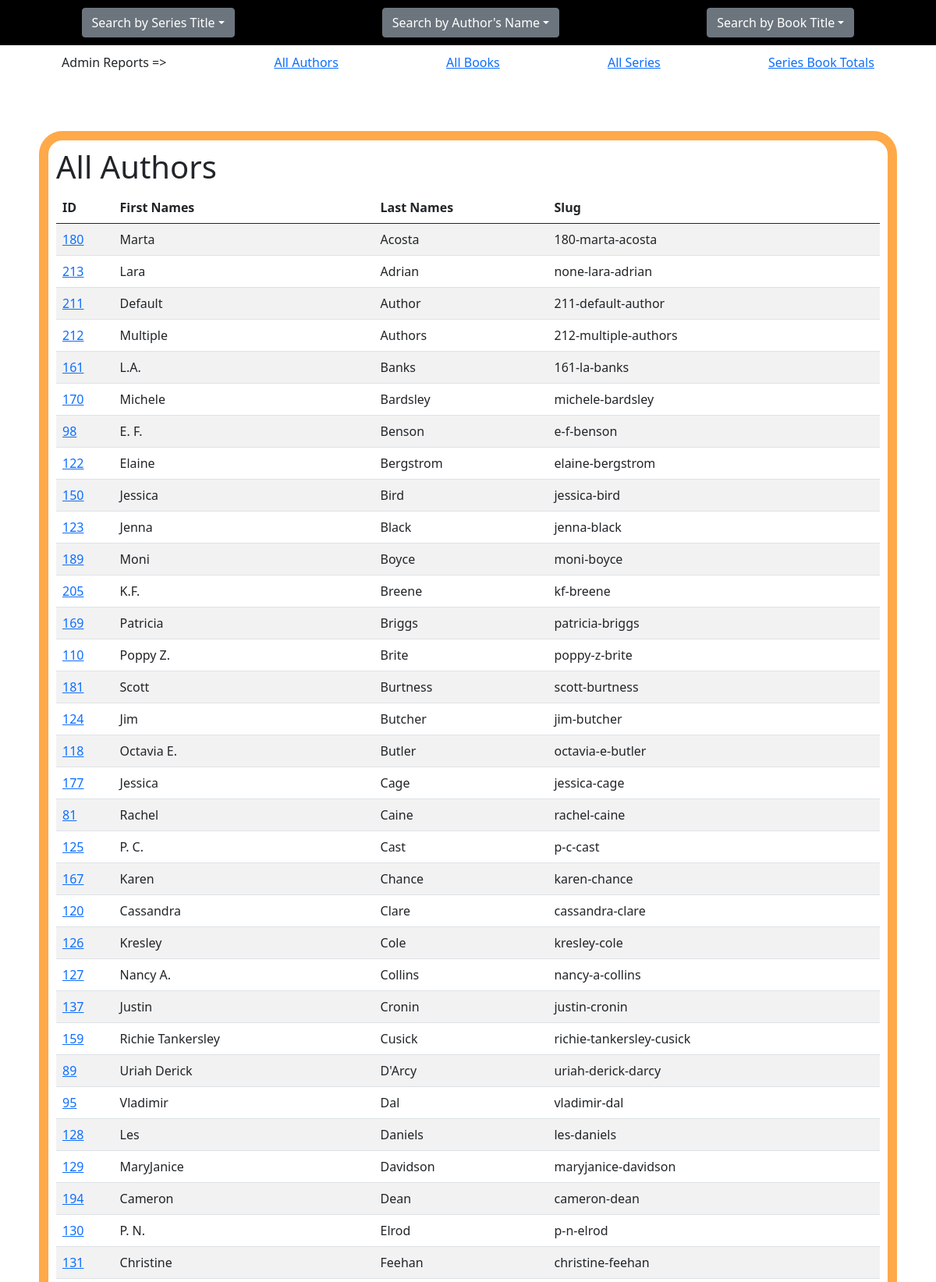
Screenshot of /admin-author-list/ (upper part) with the database file from the repository.
### dystopia/models.py (models this page shows, shortened)
class Author(models.Model):
    first_names = models.CharField(
        max_length=255,
        null=True,
        blank=True,
        default=""
    )
    last_names = models.CharField(
        max_length=255,
        null=True,
        blank=True,
        default=""
    )
    slug = models.SlugField(
        null=True,
        blank=True,
        unique=True,
    )
    author_website = models.URLField(
        verbose_name="Author's Website",
        null=True,
        blank=True,
    )
    publisher_website = models.URLField(
        verbose_name="Publisher's Website",
        null=True,
        blank=True,
    )
    wikipedia_page = models.URLField(
        verbose_name="Wikipedia Page",
        null=True,
        blank=True,
    )
    class Meta:
        verbose_name_plural = 'Authors'
        ordering = ['last_names', 'first_names']

### dystopia/views.py (the view)
# urls.py: path('admin-author-list/', views.admin_author_list_view, name='author_list'),
def admin_author_list_view(request):
    try:
        author_list = Author.objects.all()
    except:
        raise Http404(f"No authors!")
    return render(request, 'admin_author_list.html', {'author_list': author_list})

### dystopia/templates/admin_author_list.html
{% extends 'base.html' %}
{% block content %}
    <h1>All Authors</h1>
    <table class="table table-striped">
        <thead>
            <tr>
                <th scope="col">ID</th>
                <th scope="col">First Names</th>
                <th scope="col">Last Names</th>
                <th scope="col">Slug</th>
            </tr>
        </thead>
        <tbody>
            {% for author in author_list %}
                <tr>
                    <td><a target="_blank" href="http://localhost:8000/admin/dystopia/author/{{ author.id }}/change/">{{ author.id }}</a></td>
                    <td>{{ author.first_names }}</td>
                    <td>{{ author.last_names }}</td>
                    <td>{{ author.slug }}</td>
                </tr>
            {% endfor %}
        </tbody>
    </table>
{% endblock %}

### rows the page displays
Author: id "180", first_names "Marta", last_names "Acosta", slug "180-marta-acosta"
Author: id "213", first_names "Lara", last_names "Adrian", slug "none-lara-adrian"
Author: id "211", first_names "Default", last_names "Author", slug "211-default-author"
Author: id "212", first_names "Multiple", last_names "Authors", slug "212-multiple-authors"
Author: id "161", first_names "L.A.", last_names "Banks", slug "161-la-banks"
Author: id "170", first_names "Michele", last_names "Bardsley", slug "michele-bardsley"
Author: id "98", first_names "E. F.", last_names "Benson", slug "e-f-benson"
Author: id "122", first_names "Elaine", last_names "Bergstrom", slug "elaine-bergstrom"
Author: id "150", first_names "Jessica", last_names "Bird", slug "jessica-bird"
Author: id "123", first_names "Jenna", last_names "Black", slug "jenna-black"
Author: id "189", first_names "Moni", last_names "Boyce", slug "moni-boyce"
Author: id "205", first_names "K.F.", last_names "Breene", slug "kf-breene"
Author: id "169", first_names "Patricia", last_names "Briggs", slug "patricia-briggs"
Author: id "110", first_names "Poppy Z.", last_names "Brite", slug "poppy-z-brite"
Author: id "181", first_names "Scott", last_names "Burtness", slug "scott-burtness"
Author: id "124", first_names "Jim", last_names "Butcher", slug "jim-butcher"
Author: id "118", first_names "Octavia E.", last_names "Butler", slug "octavia-e-butler"
Author: id "177", first_names "Jessica", last_names "Cage", slug "jessica-cage"
Author: id "81", first_names "Rachel", last_names "Caine", slug "rachel-caine"
Author: id "125", first_names "P. C.", last_names "Cast", slug "p-c-cast"
Author: id "167", first_names "Karen", last_names "Chance", slug "karen-chance"
Author: id "120", first_names "Cassandra", last_names "Clare", slug "cassandra-clare"
Author: id "126", first_names "Kresley", last_names "Cole", slug "kresley-cole"
Author: id "127", first_names "Nancy A.", last_names "Collins", slug "nancy-a-collins"
Author: id "137", first_names "Justin", last_names "Cronin", slug "justin-cronin"
Author: id "159", first_names "Richie Tankersley", last_names "Cusick", slug "richie-tankersley-cusick"
Author: id "89", first_names "Uriah Derick", last_names "D'Arcy", slug "uriah-derick-darcy"
Author: id "95", first_names "Vladimir", last_names "Dal", slug "vladimir-dal"
Author: id "128", first_names "Les", last_names "Daniels", slug "les-daniels"
Author: id "129", first_names "MaryJanice", last_names "Davidson", slug "maryjanice-davidson"
Author: id "194", first_names "Cameron", last_names "Dean", slug "cameron-dean"
Author: id "130", first_names "P. N.", last_names "Elrod", slug "p-n-elrod"
Author: id "131", first_names "Christine", last_names "Feehan", slug "christine-feehan"
